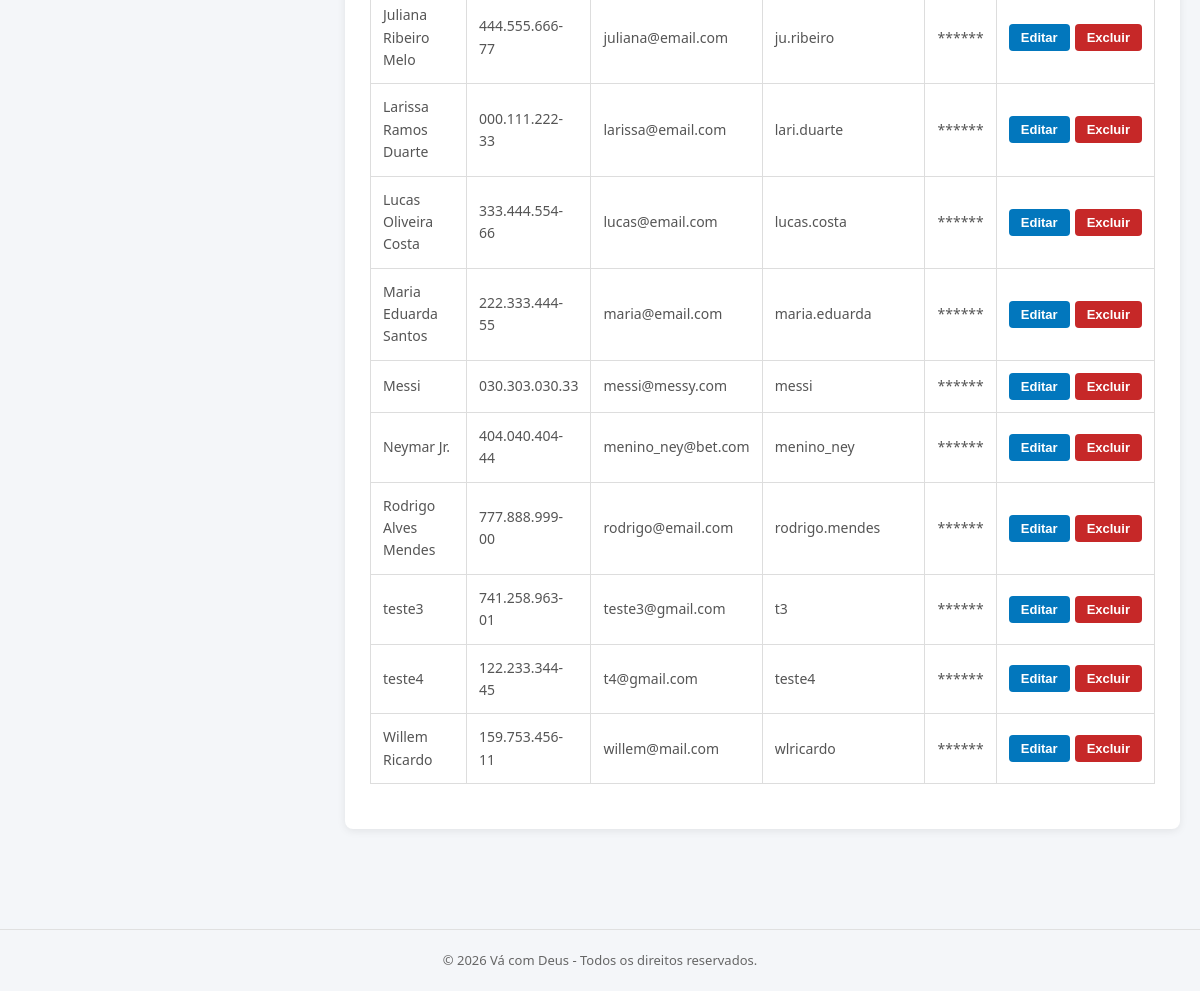
Before: /analista.php (signed in, lower part) with the older database file.
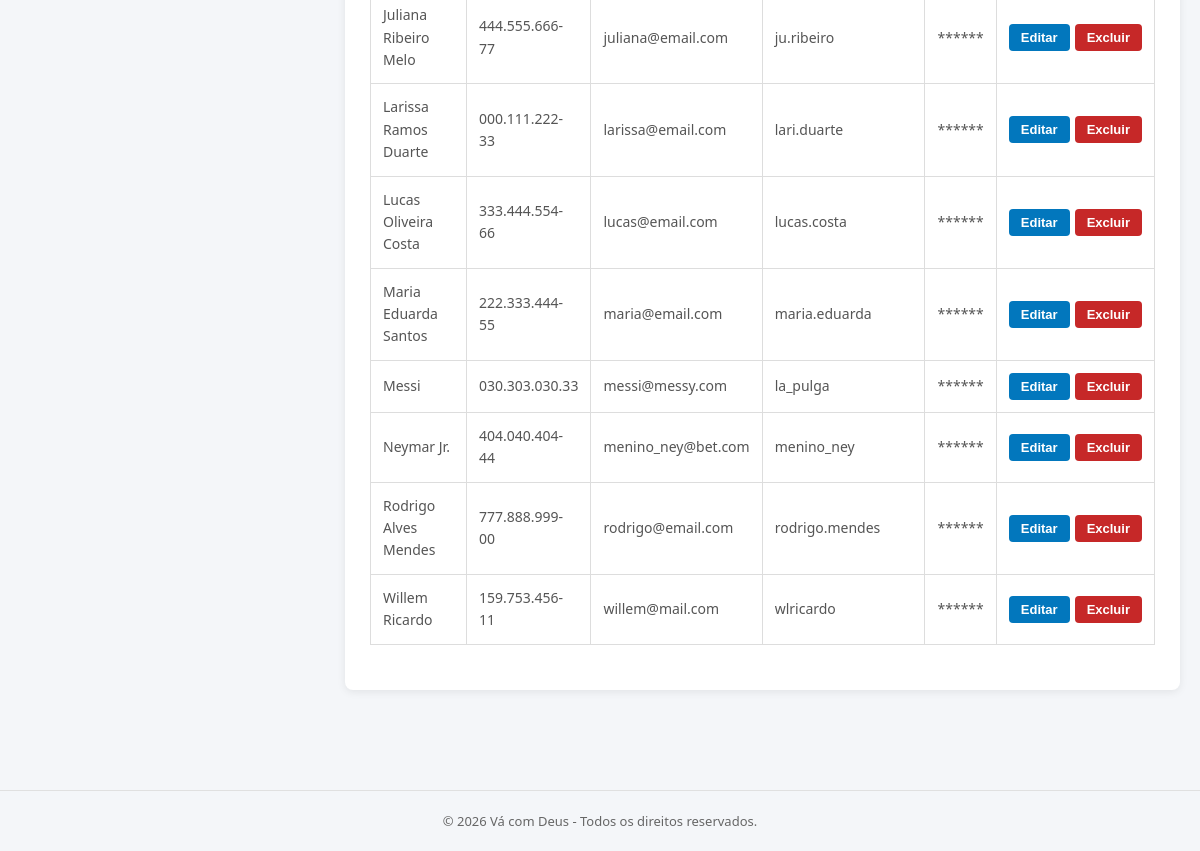
After: the same page with the newer database file.
### tables this page shows
CREATE TABLE `cliente` (
  `id` int(11) NOT NULL,
  `nome` varchar(100) NOT NULL,
  `cpf` varchar(14) NOT NULL,
  `email` varchar(100) NOT NULL,
  `login` varchar(50) NOT NULL,
  `senha` varchar(255) NOT NULL
);

### crud_clientes.php (called while the page is built, shortened)
<?php
function listarClientes()
{
    $clientes_list = [];
    $banco = abrirBanco();
    $sql = "SELECT * FROM cliente ORDER BY nome";
    $resultado = $banco->query($sql);
    if ($resultado) {
        while ($row = mysqli_fetch_array($resultado)) {
            $clientes_list[] = $row;
        }
    }
    return $clientes_list;
}

### analista.php (the view, shortened to what this page needs)
<?php
include 'crud_clientes.php';
$clientes = listarClientes();
?>
<!DOCTYPE html>
<html lang="pt-br">
<head>
</head>
<body>
    <main class="page-content">
        <div class="content-grid">
            <div>
                <div id="aba-clientes" class="aba-conteudo ativa">
                    <section class="table-section">
                        <div class="table-placeholder">
                            <table border="1">
                                <tbody>
                                    <?php foreach ($clientes as $cliente) { ?>
                                        <tr>
                                            <td><?= htmlspecialchars($cliente["nome"]) ?></td>
                                            <td><?= htmlspecialchars($cliente["cpf"]) ?></td>
                                            <td><?= htmlspecialchars($cliente["email"]) ?></td>
                                            <td><?= htmlspecialchars($cliente["login"]) ?></td>
                                            <td>******</td>
                                            <td>
                                                <div style="display: flex; gap: 5px;">
                                                    <form name="alterar" action="alterar_cliente.php" method="POST" style="margin:0;">
                                                        <button type="submit" name="btn-editar" class="btn-editar">Editar</button>
                                                    </form>
                                                    <form name="excluir" action="crud_clientes.php" method="POST" style="margin:0;">
                                                        <button type="submit" name="btn-excluir" class="btn-excluir" onclick="return confirm('Deseja realmente excluir este cliente?')">Excluir</button>
                                                    </form>
                                                </div>
                                            </td>
                                        </tr>
                                    <?php } ?>
                                </tbody>
                            </table>
                        </div>
                    </section>
                </div>
            </div>
        </div>
    </main>
    <footer class="page-footer">
        &copy; <?php echo date('Y'); ?> Vá com Deus - Todos os direitos reservados.
    </footer>
</body>
</html>

### analista.php (style rules this page uses)
* { margin: 0; padding: 0; box-sizing: border-box; }
body { font-family: 'Segoe UI', Tahoma, Geneva, Verdana, sans-serif; background-color: #f4f6f9; color: #333; line-height: 1.6; }
.page-content { padding: 0 20px 40px; }
.content-grid { display: grid; grid-template-columns: 300px 1fr; gap: 25px; align-items: start; }
.aba-conteudo { display: none; background: white; padding: 25px; border-radius: 8px; box-shadow: 0 2px 8px rgba(0, 0, 0, 0.08); margin-bottom: 20px; }
.aba-conteudo.ativa { display: block; }
.table-section { margin-bottom: 20px; }
.table-placeholder { overflow-x: auto; }
.btn-editar { background-color: #0277bd; color: white; border: none; padding: 6px 12px; border-radius: 4px; cursor: pointer; font-size: 13px; font-weight: 600; transition: background-color 0.2s ease; }
.btn-excluir { background-color: #c62828; color: white; border: none; padding: 6px 12px; border-radius: 4px; cursor: pointer; font-size: 13px; font-weight: 600; transition: background-color 0.2s ease; }
table { width: 100%; border-collapse: collapse; margin-top: 10px; background: white; }
.page-footer { text-align: center; padding: 20px; color: #666; font-size: 13px; border-top: 1px solid #e0e0e0; margin-top: 40px; }

Changed rows visible on the page:
removed cliente: nome "teste3", cpf "741.258.963-01", email "teste3@gmail.com", login "t3"
removed cliente: nome "teste4", cpf "122.233.344-45", email "t4@gmail.com", login "teste4"
changed cliente "Messi": login "messi" → "la_pulga"
